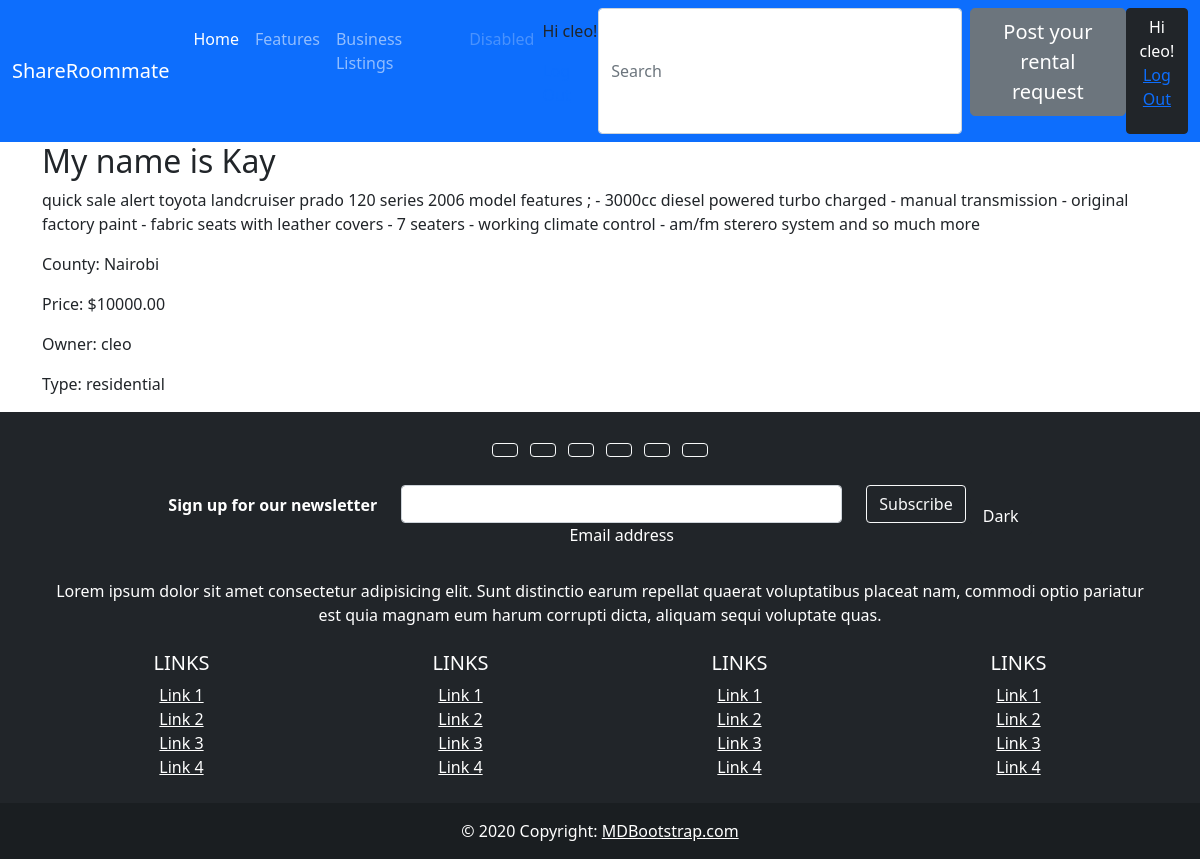
/read_more/1/ (signed in), run on the app's committed database.
### listings/models.py (models this page shows, shortened)
class Item(models.Model):
    BUSINESS = 'business'
    RESIDENTIAL = 'residential'
    LISTING_CHOICES = [
        (BUSINESS, 'Business'),
        (RESIDENTIAL, 'Residential'),
    ]
    COUNTY_CHOICES = [
        ('Nairobi', 'Nairobi'),
        ('Mombasa', 'Mombasa'),
    ]
    title = models.CharField(max_length=255)
    county = models.CharField(max_length=50, choices=COUNTY_CHOICES)  # Up
    type = models.CharField(max_length=20, choices=LISTING_CHOICES,default=RESIDENTIAL)
    description = models.TextField()
    price = models.DecimalField(max_digits=10, decimal_places=2)
    created_at = models.DateTimeField(auto_now_add=True)
    updated_at = models.DateTimeField(auto_now=True)
    owner = models.ForeignKey(User, on_delete=models.CASCADE)
    approved = models.BooleanField(default=False)  # New field

### listings/views.py (the view)
# urls.py: path('read_more/<int:pk>/', read_more, name='read_more'),  # New URL pattern
def read_more(request, pk):
    item = get_object_or_404(Item, pk=pk)
    if request.user.is_authenticated:
     return render(request, 'listings/read_more.html', {'item': item})
    else:
        return redirect('login')  # You need to import redirect from django.shortcuts

### listings/templates/listings/read_more.html
{% extends "base.html" %}
{% block content %}
<h2>{{ item.title }}</h2>
<p>{{ item.description }}</p>
<p>County: {{ item.county }}</p>
<p>Price: ${{ item.price }}</p>
<p>Owner: {{ item.owner.username }}</p>
<p>Type: {{ item.type }}</p>
{%endblock%}

### Templates/base.html (shortened to what this page needs)
<!doctype html>
<html lang="en">
<head>
    <link href="https://cdn.jsdelivr.net/npm/bootstrap@5.0.2/dist/css/bootstrap.min.css" rel="stylesheet"
>
</head>
<body>
<nav class="navbar navbar-expand-lg navbar-dark bg-primary">
  <div class="container-fluid">
    <a class="navbar-brand" href="http://127.0.0.1:8000/">ShareRoommate</a>
    <div class="collapse navbar-collapse" id="navbarNav">
      <ul class="navbar-nav">
        <li class="nav-item">
          <a class="nav-link active" aria-current="page" href="#">Home</a>
        </li>
        <li class="nav-item">
          <a class="nav-link" href="#">Features</a>
        </li>
        <li class="nav-item">
          <a class="nav-link" href="{% url 'business_items' %}">Business Listings</a>
        </li>
        <li class="nav-item">
          <a class="nav-link disabled" href="#" tabindex="-1" aria-disabled="true">Disabled</a>
        </li>
        <li>
           <p> {% if user.is_authenticated %}
  Hi {{ user.username }}!
<p><a href="{% url 'logout' %}">Log Out</a></p>
{% else %}
  <p>You are not logged in</p>
  <a href="{% url 'login' %}">Log In</a>
                    <a href="{% url 'register' %}">Register</a>
{% endif %}
                    </p>
        </li>
      </ul>
       <form class="d-flex ms-auto order-5">
          <input class="form-control me-2" type="search" placeholder="Search" aria-label="Search">
         <a href="{% url 'post_item' %}"><button type="button"  class="btn btn-secondary btn-lg" >Post your rental request</button></a>
         <button type="button" class="btn btn-dark">{% if user.is_authenticated %}
  Hi {{ user.username }}!
<p><a href="{% url 'logout' %}">Log Out</a></p>
{% else %}
  <p>You are not logged in</p>
  <a href="{% url 'login' %}">Log In</a>
                    <a href="{% url 'register' %}">Register</a>
{% endif %}</button>
       </form>
    </div>
  </div>
</nav>
<div class="container">
 {% block content %}
{% endblock %}
</div>
<footer class="bg-dark text-center text-white">
  <div class="container p-4">
    <section class="mb-4">
      <a class="btn btn-outline-light btn-floating m-1" href="#!" role="button"
        ></a>
      <a class="btn btn-outline-light btn-floating m-1" href="#!" role="button"
        ></a>
      <a class="btn btn-outline-light btn-floating m-1" href="#!" role="button"
        ></a>
      <a class="btn btn-outline-light btn-floating m-1" href="#!" role="button"
        ></a>
      <a class="btn btn-outline-light btn-floating m-1" href="#!" role="button"
        ></a>
      <a class="btn btn-outline-light btn-floating m-1" href="#!" role="button"
        ></a>
    </section>
    <section class="">
      <form action="">
        <div class="row d-flex justify-content-center">
          <div class="col-auto">
            <p class="pt-2">
              <strong>Sign up for our newsletter</strong>
            </p>
          </div>
          <div class="col-md-5 col-12">
            <div class="form-outline form-white mb-4">
              <input type="email" id="form5Example21" class="form-control" />
              <label class="form-label" for="form5Example21">Email address</label>
            </div>
          </div>
          <div class="col-auto">
            <button type="submit" class="btn btn-outline-light mb-4">
              Subscribe
            </button>
            <button type="button" class="btn btn-dark">Dark</button>
          </div>
        </div>
      </form>
    </section>
    <section class="mb-4">
      <p>
        Lorem ipsum dolor sit amet consectetur adipisicing elit. Sunt distinctio earum
        repellat quaerat voluptatibus placeat nam, commodi optio pariatur est quia magnam
        eum harum corrupti dicta, aliquam sequi voluptate quas.
      </p>
    </section>
    <section class="">
      <div class="row">
        <div class="col-lg-3 col-md-6 mb-4 mb-md-0">
          <h5 class="text-uppercase">Links</h5>
          <ul class="list-unstyled mb-0">
            <li>
              <a href="#!" class="text-white">Link 1</a>
            </li>
            <li>
              <a href="#!" class="text-white">Link 2</a>
            </li>
            <li>
              <a href="#!" class="text-white">Link 3</a>
            </li>
            <li>
              <a href="#!" class="text-white">Link 4</a>
            </li>
          </ul>
        </div>
        <div class="col-lg-3 col-md-6 mb-4 mb-md-0">
          <h5 class="text-uppercase">Links</h5>
          <ul class="list-unstyled mb-0">
            <li>
              <a href="#!" class="text-white">Link 1</a>
            </li>
            <li>
              <a href="#!" class="text-white">Link 2</a>
            </li>
            <li>
              <a href="#!" class="text-white">Link 3</a>
            </li>
            <li>
              <a href="#!" class="text-white">Link 4</a>
            </li>
          </ul>
        </div>
        <div class="col-lg-3 col-md-6 mb-4 mb-md-0">
          <h5 class="text-uppercase">Links</h5>
          <ul class="list-unstyled mb-0">
            <li>
              <a href="#!" class="text-white">Link 1</a>
            </li>
            <li>
              <a href="#!" class="text-white">Link 2</a>
            </li>
            <li>
              <a href="#!" class="text-white">Link 3</a>
            </li>
            <li>
              <a href="#!" class="text-white">Link 4</a>
            </li>
          </ul>
        </div>
        <div class="col-lg-3 col-md-6 mb-4 mb-md-0">
          <h5 class="text-uppercase">Links</h5>
          <ul class="list-unstyled mb-0">
            <li>
              <a href="#!" class="text-white">Link 1</a>
            </li>
            <li>
              <a href="#!" class="text-white">Link 2</a>
            </li>
            <li>
              <a href="#!" class="text-white">Link 3</a>
            </li>
            <li>
              <a href="#!" class="text-white">Link 4</a>
            </li>
          </ul>
        </div>
      </div>
    </section>
  </div>
  <div class="text-center p-3" style="background-color: rgba(0, 0, 0, 0.2);">
    © 2020 Copyright:
    <a class="text-white" href="https://mdbootstrap.com/">MDBootstrap.com</a>
  </div>
</footer>
</body>
</html>

### data on the page
Item: title "My name is Kay", description "quick sale alert toyota landcruiser prado 120 series 2006 model features ; - 3000cc diesel powered turbo charged - manual transmission - original factory paint - fabric seats with leather covers - 7 seaters - working climate control - am/fm sterero system and so much more", county "Nairobi", price "10000.00", owner.username "cleo", type "residential"

### other printed values
{{ user.username }} "cleo"
